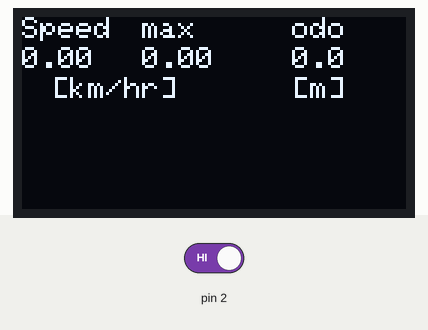
This sketch was run on a simulated Arduino Nano, built with avr-gcc and run on an emulated ATmega328P. Parts: 128×64 one-colour display. Inputs (shaded band) come from the test bench; at power-on: pin 2 HIGH.

Above: at 1.2 s.
1.3 s: pin 2 driven LOW
At 2.7 s:
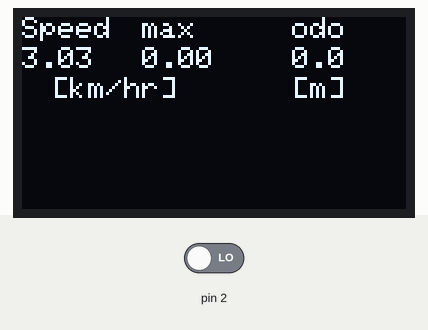
Timing chart, 0 to 4.3 s (numbered marks = the images above; inputs shaded):
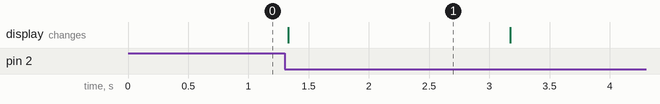

The sketch:

HallEffectTest1-enska.ino
```cpp
/*
10k ohm resistor between pin 1 (5v) and pin 3 (signal) on Hall effect sensor
(Acts as pullup. Either at the sensor, or simply over the Arduino, from 5v pin/rail to signal pin).

Resistor value is not critial. I found slightly increased sensitivity with
a much larger resistance. Anything above 2k or 3k is probably fine.

___________
\_H_A_L_L_/
  1  2  3

Hall sensor pinouts:
- with 5v, GND, signal (1,2,3)

interrupt 0 = Arduino nano pin D2

  This program assumes two magnets on the wheel
  to trigger the hall effect sensor, and the
  'flip' variable toggles between which one counts.
  This is to get more datapoints for more accurate
  calculations at lower/average speeds, and more
  frequent updates on the display.

  One magnet is flip=0, time0, speed0
  The other is flip=1, time1, speed1
  The final result is their average.

  If there's no trigger for more than 1800ms
  speed is set to 0. This can be adjusted.
  */

#include <SPI.h>
#include <Wire.h>
#include <Adafruit_GFX.h>
#include <Adafruit_SSD1306.h>

#define diameter 0.695 // tire outermost diameter, in meters.
// 695mm for my 700x35mm winter tyres, YM literally MV.

#define OLED_RESET 4
Adafruit_SSD1306 display(OLED_RESET);

const byte intrPin = 0;

float speed0, speed1, maxSpeed, odometer = 0;
float circ = (3.14 * diameter); // circumference formula
String distUnit = "[m]"; // unit of distance, changes to [km] after 800m

// variables that are calculated together often have to have the same type
// especially here, millis() returns an unsigned long
// so using other types can return strange results,
// which sucks, for accurate time measurements
unsigned long time0, time1, nullTime = 0;
unsigned long timeToZero = 1800; // 1800 ms (1.8 seconds) of 'no trigger' => speed=0.

boolean flip = 0; // toggle between triggers
boolean engage = false; // set as true at each interrupt, false at each calculation


/*
   The interrupt basically flips a switch, telling the next
   passover of the loop (which is very, very soon) to
   calculate how long since tha last time it was flipped.
   Then, from the diameter, you can find your speed.
   Another switch toggles between the two timers.

*/

// -- FUNCTIONS

void magnet_detect() { // interrupt function
  flip = !flip;
  engage = true;
  // Serial.println("interrupt trig'd"); // debug
}

void drawDisplay(){
  display.clearDisplay();

  // x, y, (128,32). (0,0) is upper left

  // left column, speed
  display.setCursor(0,0);
  display.print("Speed");
  display.setCursor(0,10);
  display.print(String((speed0+speed1)/2));
  display.setCursor(10,20);
  display.print("[km/hr]");

  //mid column, max speed
  display.setCursor(40,0);
  display.print("max");
  display.setCursor(40,10);
  display.print(maxSpeed);

  // right column, odometer
  display.setCursor(90,0);
  display.print("odo");
  display.setCursor(90,10);


  // odometer, if >0,8km
  if(odometer > 800){
    display.print(String(odometer/1000, 2));
    if(distUnit == "[m]"){
    distUnit = "[km]";
    }
  }

  else{
    display.print(String(odometer, 1));
  }
  display.setCursor(90,20);
  display.print(distUnit);

  display.display();

  /*
  Serial.print(String("avg speed: "));
  Serial.println((hradi0+hradi1)/2);
  */
}

void setup(){
   Serial.begin(9600);
   attachInterrupt(intrPin, magnet_detect, FALLING);

   display.begin(SSD1306_SWITCHCAPVCC, 0x3C);
   display.setTextSize(1);
   display.setTextColor(WHITE);
   drawDisplay();
}

void loop(){

  // set speed=0 if no trigger for 1800 ms
  if (!engage && ((millis() - nullTime) > timeToZero)){ // nullTimi
    speed0 = 0;
    speed1 = 0;
    delay(10);
    drawDisplay();
    nullTime = millis();
    }

  // calculate speed for trigger 0
  else if(engage && !flip){
    speed0 = (3600.0 * circ/(millis()-time0));
    maxSpeed = max(speed0, maxSpeed);
    odometer += circ; // adds one circumference to total distance
    drawDisplay();

    // finish up
    time0 = millis();
    nullTime = millis();
    engage=false;

    /*  //debug
    //Serial.print(String("speed 0: "));
    //Serial.println(speed0);
    */
  }

  // calculate speed for trigger 1
  else  if(engage && flip){
    //Serial.println(timi1);
    speed1 = (3600.0 * circ/(millis()-time1));
    maxSpeed = max(speed0, maxSpeed);
    drawDisplay();

    time1 = millis();
    nullTime = millis();
    engage=false;

    /*  //debug
    Serial.print(String("Speed 1: "));
    Serial.println(speed1);
    */
  }

 } // end of loop
```

Measured:
- after the input at 1.3 s, the display: changes at once (image 1)
- what the display in image 1 shows lasts 1.9 s, from 1.3 s to 3.2 s
